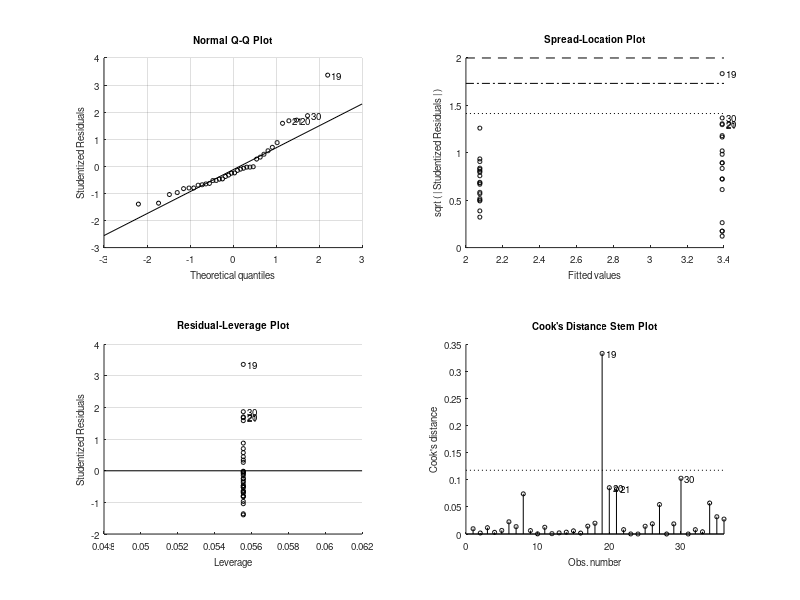
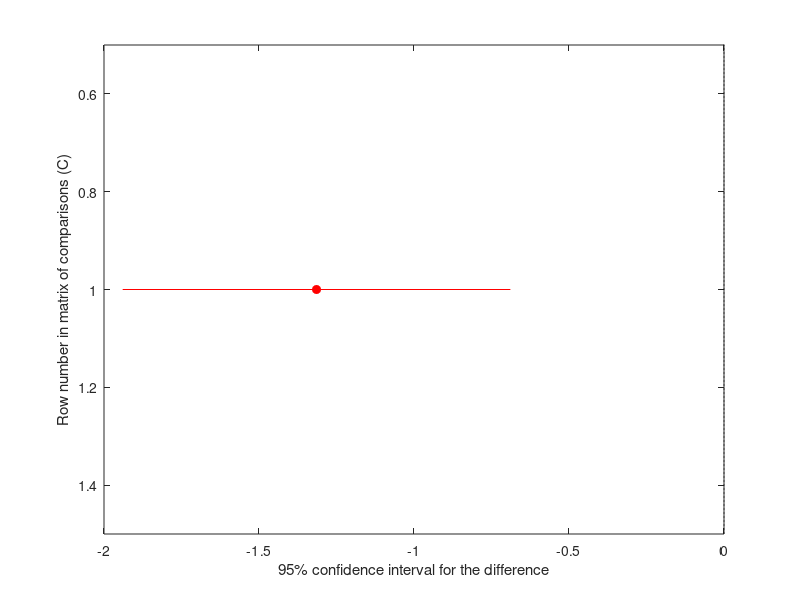
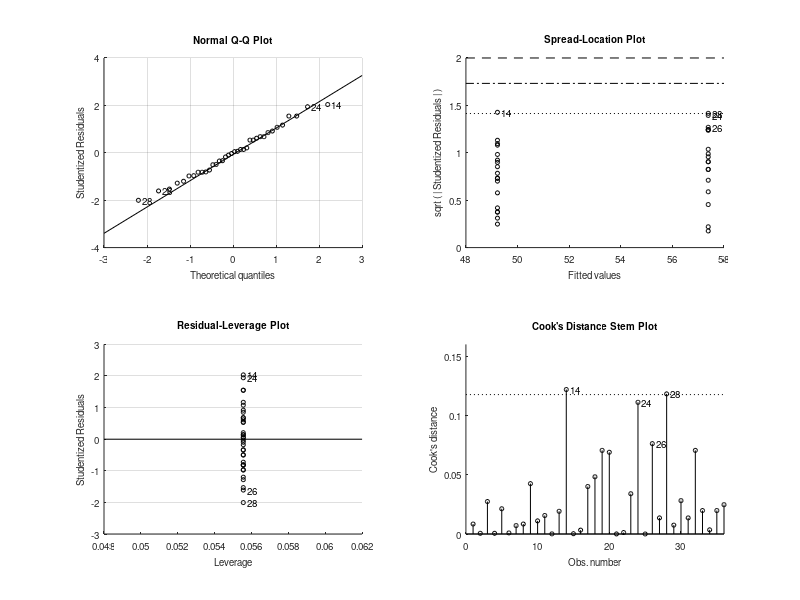
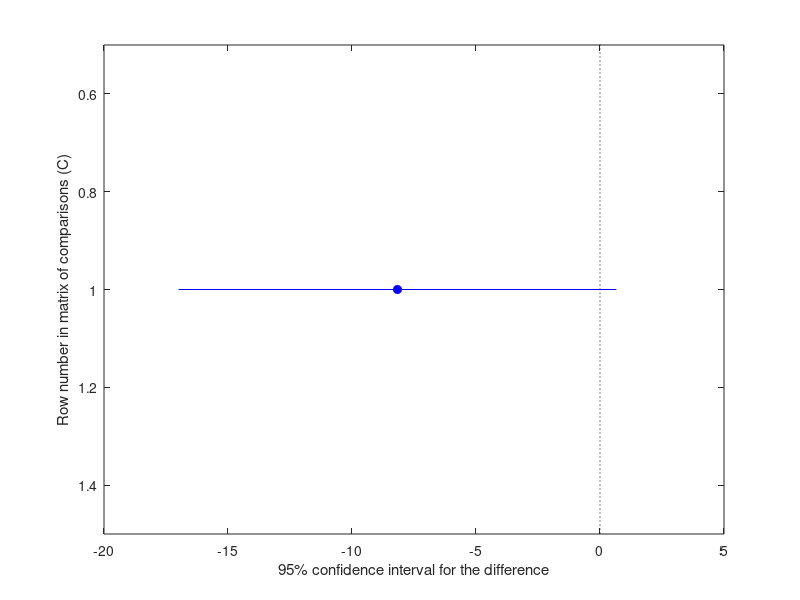

Write MATLAB code to recreate these figures, in order.

GROUP = [1
1
1
1
1
1
1
1
1
1
1
1
1
1
1
1
1
1
2
2
2
2
2
2
2
2
2
2
2
2
2
2
2
2
2
2];


VOLNE = [2.591
1.849
1.51
1.786
1.651
2.861
1.465
3.5
1.659
1.983
1.493
1.941
2.315
2.38
2.476
1.858
2.705
1.337
6.41
4.92
4.899
2.919
3.328
3.377
2.765
2.672
2.17
3.363
2.674
5.068
3.363
2.922
3.054
2.139
2.456
2.521];


%%  ANOVAN

[P,T,STATS1,TERMS] = anovan(VOLNE,GROUP);
figure;
[c,m,h,nms] = multcompare(STATS1,'display','on');
       [nms num2cell(m)]  
       
       
       %% 
       
       CANNE = [56
51
37
51
60
47
43
56
34
57
40
50
39
75
48
45
64
33
77
38
58
60
71
82
57
37
66
32
51
45
66
77
47
53
47
69];

[P,T,STATS1,TERMS] = anovan(CANNE,GROUP);
figure;
[c,m,h,nms] = multcompare(STATS1,'display','on');
       [nms num2cell(m)]  

       
       %% 
       FRANE = [2.4064
2.446
2.4521
2.4805
2.4353
2.5055
2.4033
2.4539
2.4048
2.4084
2.4866
2.4836
2.4174
2.464
2.5267
2.4553
2.3926
2.5103
2.5701
2.5371
2.5116
2.4893
2.5037
2.5711
2.47
2.4493
2.4698
2.4896
2.4222
2.5138
2.4781
2.4548
2.4355
2.4106
2.4472
2.5228];
 

[P,T,STATS1,TERMS] = anovan(FRANE,GROUP);
figure;
[c,m,h,nms] = multcompare(STATS1,'display','on');
       [nms num2cell(m)]  
       
       %% 
       
       INTNE=[26.127
29.1081
28.1505
28.4202
29.0029
29.3243
30.4575
28.242
26.6451
32.2233
27.9442
29.7958
30.1988
29.5529
29.9634
28.0779
31.4869
31.435
30.8869
28.6973
25.6018
30.0267
31.1711
31.2731
30.7284
28.4771
28.788
26.3114
29.5926
29.8712
32.7869
32.6715
32.4198
29.6323
28.9688
28.7475];



[P,T,STATS1,TERMS] = anovan(INTNE,GROUP);
figure;
[c,m,h,nms] = multcompare(STATS1,'display','on');
       [nms num2cell(m)]  
       
       
       % 
       
VOLMNI = [2.792
1.832
1.368
1.823
1.447
2.509
1.048
3.372
1.964
1.428
1.809
2.108
1.997
1.841
2.096
1.82
1.947
1.006
3.816
4.161
4.488
2.436
2.635
2.382
2.484
2.112
1.93
3.059
2.027
3.618
2.832
2.551
2.36
2.158
2.266
2.326];


[P,T,STATS1,TERMS] = anovan(VOLMNI,GROUP);
figure;
[c,m,h,nms] = multcompare(STATS1,'display','on');
       [nms num2cell(m)]  

       %% 
       
       VCER = [0
0
0.026
0
0
0
0
0.07
0
0
0.011
0.063
0.034
0.012
0
0.011
0.074
0.057
0
0.029
0.025
0
0
0
0
0.09
0
0.013
0
0
0
0.019
0
0.012
0.029
0.036];


[P,T,STATS1,TERMS] = anovan(VCER,GROUP);
figure;
[c,m,h,nms] = multcompare(STATS1,'display','on');
       [nms num2cell(m)]  
       
       %% 
       VFL = [0.943
0.978
0.552
1.001
0.655
1.237
0.463
1.358
1.003
0.88
0.626
1.238
1.019
0.732
0.506
0.648
0.967
0.56
1.24
1.411
2.009
0.994
0.997
1.07
0.614
0.461
0.727
1.42
0.89
1.657
0.726
0.855
0.624
0.915
0.857
0.848];

[P,T,STATS1,TERMS] = anovan(VFL,GROUP);
figure;
[c,m,h,nms] = multcompare(STATS1,'display','on');
       [nms num2cell(m)]  

       %% 
       
      VLH = [1.077
0.855
0.606
0.789
0.523
1.299
0.609
1.471
0.872
0.738
0.788
0.912
1.047
0.639
0.864
0.914
0.871
0.413
1.852
2.132
2.16
1.187
1.293
0.763
1.306
0.833
1.011
1.209
0.844
1.7
1.241
1.109
1.071
0.919
1.133
1.155
]; 
       [P,T,STATS1,TERMS] = anovan(VLH,GROUP);
figure;
[c,m,h,nms] = multcompare(STATS1,'display','on');
       [nms num2cell(m)]

     
       %% 
       VOL = [0.152
0.157
0.038
0.073
0
0.067
0.011
0.274
0.088
0
0.25
0.108
0.073
0.149
0.18
0.127
0
0.043
0.121
0.26
0.133
0.207
0.137
0.12
0.056
0.127
0.108
0.047
0.151
0.024
0.198
0.21
0.139
0.269
0.33
0.232
];
           [P,T,STATS1,TERMS] = anovan(VOL,GROUP);
figure;
[c,m,h,nms] = multcompare(STATS1,'display','on');
       [nms num2cell(m)]

       
       %% 
       VPL =[0
0
0.105
0.01
0.045
0.1
0.039
0.114
0.032
0.059
0.019
0.197
0.059
0.051
0.363
0.066
0.065
0.049
0.283
0.371
0.191
0.155
0.116
0.167
0.214
0.252
0.06
0
0.067
0
0.183
0.139
0.181
0.022
0.104
0.225
];

       [P,T,STATS1,TERMS] = anovan(VPL,GROUP);
figure;
[c,m,h,nms] = multcompare(STATS1,'display','on');
       [nms num2cell(m)]
       
       

       %% 
       VRH= [0.623
0.655
0.476
0.576
0.585
0.553
0.325
1.376
0.855
0.228
0.562
0.689
0.706
0.668
0.775
0.449
0.513
0.346
1.409
1.545
1.664
0.855
0.897
1.029
0.476
0.91
0.646
1.557
0.717
1.31
1.092
0.748
0.979
0.946
0.651
0.678
];

  [P,T,STATS1,TERMS] = anovan(VRH,GROUP);
figure;
[c,m,h,nms] = multcompare(STATS1,'display','on');
       [nms num2cell(m)]

       
       
       %% 
       VSL = [0.071
0.102
0.013
0
0.145
0.084
0.149
0.091
0.033
0.106
0.042
0.027
0.032
0.026
0
0.122
0.113
0
0.144
0.026
0.207
0.039
0.101
0.129
0.037
0.176
0.052
0.067
0.019
0.219
0.072
0.082
0.108
0.093
0
0.026
];

 [P,T,STATS1,TERMS] = anovan(VSL,GROUP);
figure;
[c,m,h,nms] = multcompare(STATS1,'display','on');
       [nms num2cell(m)]

      
       
       
       %% 
       
       VTL =[0.249
0.148
0.228
0.105
0.072
0.033
0.085
0.261
0.14
0.141
0.142
0.068
0.181
0.11
0.195
0.139
0.229
0.032
0.195
0.394
0.374
0.112
0.233
0.139
0.038
0.143
0.078
0.25
0.143
0.236
0.201
0.137
0.124
0.153
0.104
0.084
];


       
   [P,T,STATS1,TERMS] = anovan(VTL,GROUP);
figure; title('Volumen Lobulo Temporal');
[c,m,h,nms] = multcompare(STATS1,'display','on');
       [nms num2cell(m)]

     
       
       


